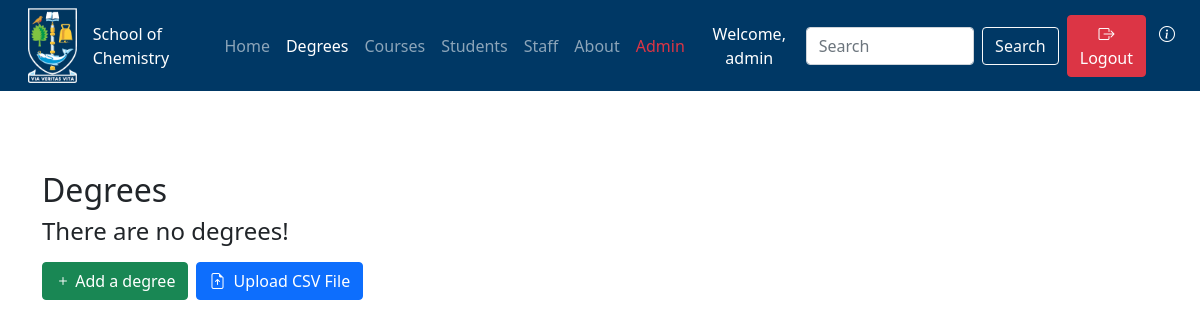
Before: /chemapp/degrees/ (signed in) with the older database file.
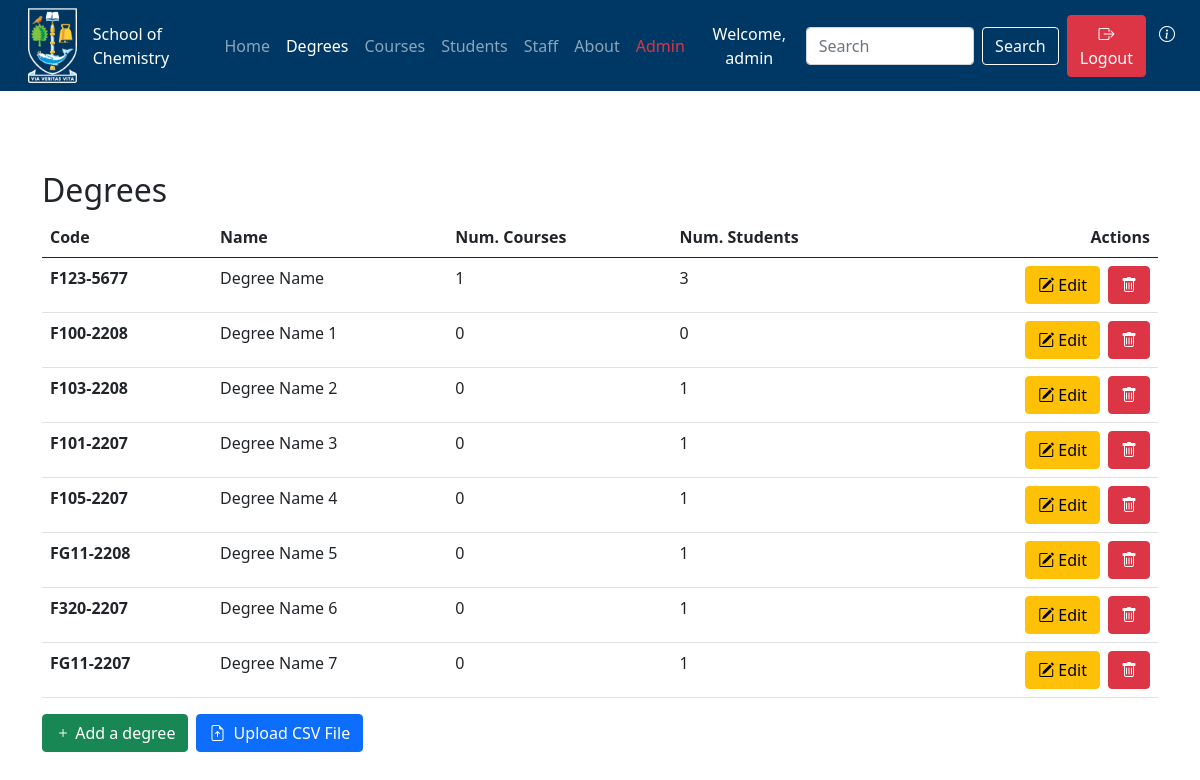
After: the same page with the newer database file.
### chemapp/models.py (models this page shows, shortened)
class Degree(models.Model):
    degreeCode = models.CharField(max_length=30,
                                  unique=True,
                                  help_text='eg.4H-CMC')
    name = models.CharField(max_length=200)
    numberOfCourses = models.PositiveIntegerField(default=0,
                                                  verbose_name="Number of Courses")
    numberOfStudents = models.PositiveIntegerField(default=0,
                                                   verbose_name="Number of Students")
    slug = models.SlugField(unique=True)

### chemapp/views.py (the view)
# urls.py: path('degrees/', views.degrees, name='degrees'),
@login_required
def degrees(request):
    degreesDict = {}
    degrees = Degree.objects.all()
    degreesDict['degrees'] = degrees
    return render(request, 'chemapp/degrees.html', context=degreesDict)

### templates/chemapp/degrees.html (shortened to what this page needs)
{% extends 'chemapp/base.html' %}
{% block body_block %}
<div class="container ">
  <h2> Degrees </h2>
    {% if degrees %}
    <table class="table table-hover">
    <thead>
      <tr>
        <th scope="col">Code</th>
        <th scope="col">Name</th>
        <th scope="col">Num. Courses</th>
        <th scope="col">Num. Students</th>
        <th scope="col" class="text-end">Actions</th>
      </tr>
    </thead>
    <tbody>
      {% for degree in degrees %}
      <tr>
        <th scope="row">{{ degree.degreeCode }} </th>
        <td>{{degree.name}}</td>
        <td>{{degree.numberOfCourses}}</td>
        <td>{{degree.numberOfStudents}}</td>
        <td>
          <div class="d-grid gap-2 d-md-flex justify-content-md-end">
            {% if perms.chemapp.change_degree %}
            <a class="btn btn-warning " href="{% url 'chemapp:edit_degree' degree_code_slug=degree.slug %}"><i class="bi bi-pencil-square"></i> Edit</a>
            {% endif %}
            {% if perms.chemapp.delete_degree %}
            <a type="button" class="btn btn-danger" data-bs-toggle="modal" data-bs-target="#A{{ degree.degreeCode }}"><i class="bi bi-trash"></i></a>
            {% endif %}
          </div>
          </div>
        </td>
      </tr>
      {% endfor %}
    {% else %}
        <h4>There are no degrees!</h4>
    {% endif %}
    {% if perms.chemapp.add_degree %}
    <div class="mt-3 d-grid gap-2 d-md-flex justify-content-md-start">
       <a class="btn btn-success " href="{% url 'chemapp:add_degree' %}"><i class="bi bi-plus"></i> Add a degree</a>
       <a class="btn btn-primary " href="{% url 'chemapp:upload_degree_csv' %}"><i class="pe-1 bi bi-file-earmark-arrow-up"></i>  Upload CSV File</a>
    </div>
    {% endif %}
</div>
{% endblock %}

### templates/chemapp/base.html (shortened to what this page needs)
<!DOCTYPE html>
{% include 'chemapp/message.html' %}
{% load static %}
<html lang="en">
<head>
  <link rel="stylesheet"  type="text/css" href="{% static 'css/style.css' %}">
  <link rel="stylesheet" href="https://cdn.jsdelivr.net/npm/bootstrap-icons@1.3.0/font/bootstrap-icons.css">
  <link href="https://cdn.jsdelivr.net/npm/bootstrap@5.0.0-beta1/dist/css/bootstrap.min.css" rel="stylesheet">
  <link rel="stylesheet" href="{% static 'js/jquery-ui/jquery-ui.min.css' %}" type="text/css" />
</head>
<div  id="topheader">
  <nav class="navbar  navbar-expand-lg navbar-dark text-white bg-logo mb-5 ">
    <div class="container-fluid text-white">
      <a class="navbar-brand" href="#">
        <a href="{% url 'chemapp:home' %}">
          <img src="{% static 'images/just_logo.png' %}" alt="UofG logo" height="75" class="me-3" >
        </a>
        School of Chemistry
      </a>
      <div class="collapse navbar-collapse" id="navbarNav">
        <ul class="navbar-nav me-auto mb-2 mb-lg-0">
          {% if user.is_authenticated %}
          <li class="nav-item ">
            <a class="nav-link  "  href="{% url 'chemapp:home' %}">Home</a>
          </li>
          <li class="nav-item">
            <a class="nav-link " href="{% url 'chemapp:degrees' %}">Degrees</a>
          </li>
          <li class="nav-item">
            <a class="nav-link" href="{% url 'chemapp:courses' %}">Courses</a>
          </li>
          <li class="nav-item">
            <a class="nav-link" href="{% url 'chemapp:students' %}">Students</a>
          </li>
          <li class="nav-item">
            <a class="nav-link" href="{% url 'chemapp:staff' %}">Staff</a>
          </li>
          <li class="nav-item">
            <a class="nav-link" href="{% url 'chemapp:about' %}">About</a>
          </li>
          {% if user.is_superuser %}
          <li class="nav-item">
            <a class="nav-link text-danger" href="/admin">Admin</a>
          </li>
          {% endif %}
        </ul>
        <form class="d-flex">
          <a class="btn text-white pe-none" type="submit">Welcome, {{request.user.username}}</a>
        </form>
        <form class="d-flex " action="{% url 'chemapp:search_site' %}" method="GET" value="{{request.GET.q}}">
          <input class="form-control me-2" type="Search" name="q" value="{{request.GET.q}}" placeholder="Search"/>
          <input class="btn btn-outline-light me-2"type="submit" name="submit" value="Search"/>
        </form>
        <form class="d-flex">
          <a type="button" class="btn btn-danger" data-bs-toggle="modal" data-bs-target="#logoutModal"><i class="bi bi-box-arrow-right"></i> Logout</a>
          <a type="button" class="btn text-white " data-bs-toggle="modal" data-bs-target="#HelpModal"><i class="bi bi-info-circle"></i> </a>
        </form>
        {% else %}
        <li class="nav-item">
          <a class="nav-link" href="{% url 'chemapp:login' %}">Login</a>
        </li>
      </ul>
      {% endif %}
    </div>
  </div>
</nav>
</div>
<body>
  <div class="mb-2">&nbsp;</div>
{% block body_block %}
{% endblock %}
</body>
</html>

### templates/chemapp/message.html (shortened to what this page needs)
<div aria-live="polite" aria-atomic="true" class="bg-dark position-relative bd-example-toasts">
  <div class="toast-container position-absolute p-3 top-0 start-50 translate-middle-x mt-5" id="toastPlacement">
  </div>
</div>

### static/css/style.css (style rules this page uses)
.bg-logo { background-color: #003865; }
html { min-height:100%; }
body { min-height:100vh; padding-bottom: 50px; }

Changed rows visible on the page:
added Degree: degreeCode "F123-5677", name "Degree Name", numberOfCourses "1", numberOfStudents "3"
added Degree: degreeCode "F100-2208", name "Degree Name 1", numberOfCourses "0", numberOfStudents "0"
added Degree: degreeCode "F103-2208", name "Degree Name 2", numberOfCourses "0", numberOfStudents "1"
added Degree: degreeCode "F101-2207", name "Degree Name 3", numberOfCourses "0", numberOfStudents "1"
added Degree: degreeCode "F105-2207", name "Degree Name 4", numberOfCourses "0", numberOfStudents "1"
added Degree: degreeCode "FG11-2208", name "Degree Name 5", numberOfCourses "0", numberOfStudents "1"
added Degree: degreeCode "F320-2207", name "Degree Name 6", numberOfCourses "0", numberOfStudents "1"
added Degree: degreeCode "FG11-2207", name "Degree Name 7", numberOfCourses "0", numberOfStudents "1"
Other visible differences:
text no longer shown: "There are no degrees!"
text now shown: "Code Name Num. Courses Num. Students Actions"
